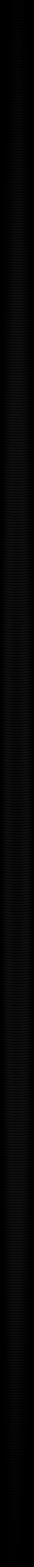
#> input picture charger/images/charger/battery_scale.png, 1000 x 47000 px (shown at 1/30 size)
$ python generate_wallpapers.py --input ../charger/images/charger/battery_scale.png
#> lines starting #> are read from the running program, lines starting #| are printed output that depends on the picture
#!/usr/bin/env python3
"""
Generate multi-DPI default wallpapers for Android framework overlay.

Usage:
  python3 scripts/generate_wallpapers.py [--input SOURCE_IMAGE] [--output-dir RES_DIR]

Default source image:
  overlay/common/frameworks/base/core/res/res/drawable-nodpi/default_wallpaper.png

Default res directory:
  overlay/common/frameworks/base/core/res/res
"""

import argparse
import os
import sys
from PIL import Image

DEFAULT_INPUT = "overlay/common/frameworks/base/core/res/res/drawable-nodpi/default_wallpaper.png"
DEFAULT_RES_DIR = "overlay/common/frameworks/base/core/res/res"

# Standard target resolutions (width, height)
# Scaled for phone density buckets (baseline 4x = 2160x4096)
# and tablet smallest-width buckets.
TARGET_RESOLUTIONS = {
    "drawable-mdpi": (540, 1024),
    "drawable-hdpi": (810, 1536),
    "drawable-xhdpi": (1080, 2048),
    "drawable-xxhdpi": (1620, 3072),
    "drawable-xxxhdpi": (2160, 4096),
    "drawable-nodpi": (1080, 2048),
    "drawable-sw600dp-nodpi": (1728, 1920),
    "drawable-sw720dp-nodpi": (2160, 2400),
}


def resize_and_crop(img: Image.Image, target_size: tuple[int, int]) -> Image.Image:
    target_w, target_h = target_size
    src_w, src_h = img.size

    src_ratio = src_w / src_h
    target_ratio = target_w / target_h

    # If aspect ratio matches closely, direct resize
    if abs(src_ratio - target_ratio) < 0.05:
        return img.resize(target_size, Image.Resampling.LANCZOS)

    # Center crop for different aspect ratios (e.g. tablet 9:10 vs phone 9:17)
    if src_ratio > target_ratio:
        # Source is wider than target: crop left and right
        crop_w = int(src_h * target_ratio)
        crop_h = src_h
        left = (src_w - crop_w) // 2
        top = 0
    else:
        # Source is taller than target: crop top and bottom
        crop_w = src_w
        crop_h = int(src_w / target_ratio)
        left = 0
        top = (src_h - crop_h) // 2

    cropped = img.crop((left, top, left + crop_w, top + crop_h))
    return cropped.resize(target_size, Image.Resampling.LANCZOS)


def main():
    parser = argparse.ArgumentParser(description="Generate multi-DPI default wallpapers.")
    parser.add_argument(
        "-i", "--input", default=DEFAULT_INPUT, help="Path to input high-resolution wallpaper image"
    )
    parser.add_argument(
        "-o", "--output-dir", default=DEFAULT_RES_DIR, help="Path to framework res directory"
    )

    args = parser.parse_args()

    input_path = os.path.abspath(args.input)
    res_dir = os.path.abspath(args.output_dir)

    if not os.path.exists(input_path):
        print(f"Error: Input file '{input_path}' not found.", file=sys.stderr)
        sys.exit(1)

    print(f"Loading source image: {input_path}")
    source_img = Image.open(input_path)
#> source_img is the input picture: PIL image 1000x47000 L; min 0, max 139, mean 5.6
    print(f"Source size: {source_img.size[0]}x{source_img.size[1]}, mode: {source_img.mode}")
#| Source size: 1000x47000, mode: L

    # Convert RGBA to RGB if alpha channel is not transparent
    if source_img.mode == "RGBA":
        extrema = source_img.getextrema()
        if extrema[3] == (255, 255):
            print("Image is RGBA but fully opaque. Converting to RGB to optimize size.")
            source_img = source_img.convert("RGB")

    for folder_name, (target_w, target_h) in TARGET_RESOLUTIONS.items():
        out_folder = os.path.join(res_dir, folder_name)
        os.makedirs(out_folder, exist_ok=True)
        out_path = os.path.join(out_folder, "default_wallpaper.png")

        print(f"Generating {folder_name}/default_wallpaper.png ({target_w}x{target_h})...")
        resized = resize_and_crop(source_img, (target_w, target_h))
        resized.save(out_path, format="PNG", optimize=True)

        size_kb = os.path.getsize(out_path) / 1024
        print(f"  -> Saved {out_path} ({size_kb:.1f} KB)")
#> this loop made 8 passes
#> pass 1, in resize_and_crop, `cropped = img.crop((left, top, left + crop_w, top + crop_h))`:
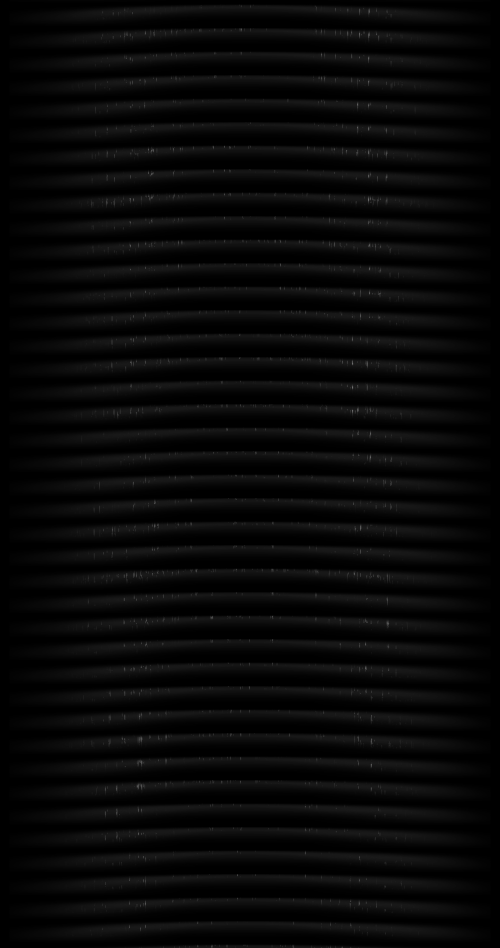
#> cropped: PIL image 1000x1896 L (shown at 1/2 size); min 0, max 136, mean 7.8
#> pass 1, in main, `resized = resize_and_crop(source_img, (target_w, target_h))`:
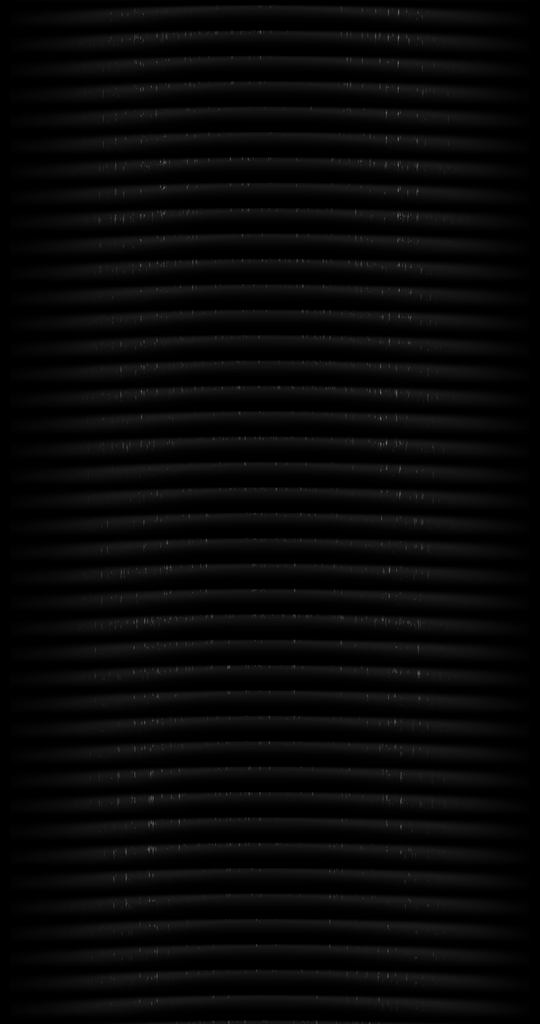
#> resized: PIL image 540x1024 L; min 0, max 117, mean 7.8
#> after the loop:
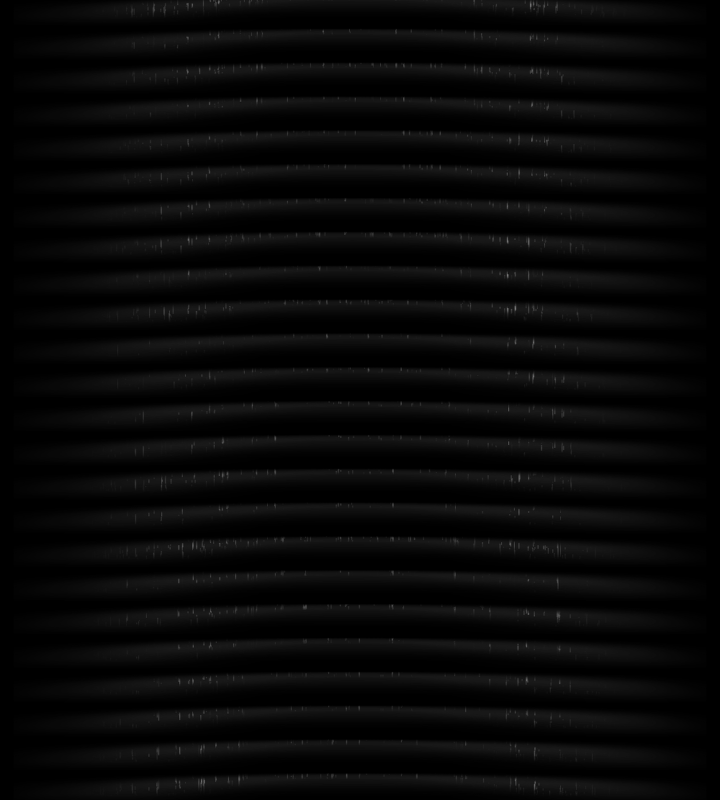
#> resized: PIL image 2160x2400 L (shown at 1/3 size); min 0, max 145, mean 7.9

    print("\nWallpaper resize complete!")


if __name__ == "__main__":
    main()
